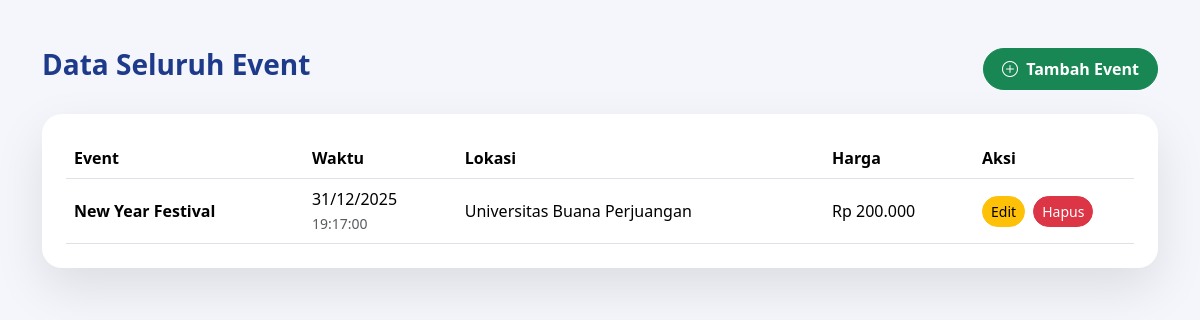
The page /super_admin/manage_events.php (signed in) on the database its author committed.
### tables this page shows
CREATE TABLE `events` (
  `id` int(11) UNSIGNED NOT NULL,
  `title` varchar(255) NOT NULL,
  `event_date` date DEFAULT NULL,
  `date` date NOT NULL,
  `time` time NOT NULL,
  `location` varchar(255) NOT NULL,
  `description` text DEFAULT NULL,
  `total_tickets` int(11) NOT NULL,
  `price` decimal(10,2) NOT NULL,
  `created_at` timestamp NOT NULL DEFAULT current_timestamp()
);

### super_admin/manage_events.php (the view, shortened to what this page needs)
<?php
require_once '../config/database.php';
$events = $pdo->query("SELECT * FROM events ORDER BY date DESC")->fetchAll();
?>
<!DOCTYPE html>
<html lang="id">
<head>
    <link href="https://cdn.jsdelivr.net/npm/bootstrap@5.3.3/dist/css/bootstrap.min.css" rel="stylesheet">
    <link href="https://cdn.jsdelivr.net/npm/bootstrap-icons@1.11.3/font/bootstrap-icons.css" rel="stylesheet">
</head>
<body>
<div class="container mt-5">
    <div class="d-flex justify-content-between align-items-center mb-4">
        <h3 class="page-title">Data Seluruh Event</h3>
        <div class="d-flex gap-2">
            <a href="../admin/event_create.php" class="btn btn-success btn-rounded">
                <i class="bi bi-plus-circle me-1"></i> Tambah Event
            </a>
        </div>
    </div>
    <div class="card card-custom p-4">
        <table class="table table-hover align-middle mb-0">
            <thead>
                <tr>
                    <th>Event</th>
                    <th>Waktu</th>
                    <th>Lokasi</th>
                    <th>Harga</th>
                    <th style="width:160px">Aksi</th>
                </tr>
            </thead>
            <tbody>
                <?php foreach ($events as $e): ?>
                <tr>
                    <td class="fw-bold">
                        <?= htmlspecialchars($e['title']) ?>
                    </td>
                    <td>
                        <?= date('d/m/Y', strtotime($e['date'])) ?><br>
                        <small class="text-muted"><?= $e['time'] ?></small>
                    </td>
                    <td><?= htmlspecialchars($e['location']) ?></td>
                    <td>Rp <?= number_format($e['price'], 0, ',', '.') ?></td>
                    <td>
                        <a href="../admin/event_edit.php?id=<?= $e['id'] ?>"
                           class="btn btn-sm btn-warning rounded-pill me-1">
                            Edit
                        </a>
                        <a href="../admin/event_delete.php?id=<?= $e['id'] ?>"
                           class="btn btn-sm btn-danger rounded-pill"
                           onclick="return confirm('Hapus event ini?')">
                            Hapus
                        </a>
                    </td>
                </tr>
                <?php endforeach; ?>
            </tbody>
        </table>
    </div>
</div>
</body>
</html>

### super_admin/manage_events.php (style rules this page uses)
body { background:#f4f6fb; font-family:"Segoe UI", sans-serif; }
.page-title { font-weight:800; color:#1e3a8a; }
.btn-rounded { border-radius:999px; font-weight:600; padding:8px 18px; }
.card-custom { border:none; border-radius:20px; box-shadow:0 20px 50px rgba(0,0,0,.1); }
.table thead { background:#1e3a8a; color:#fff; }
.table td { vertical-align:middle; }

### rows shown on the page
events: title "New Year Festival", date "31/12/2025", time "19:17:00", location "Universitas Buana Perjuangan", price "200.000"
